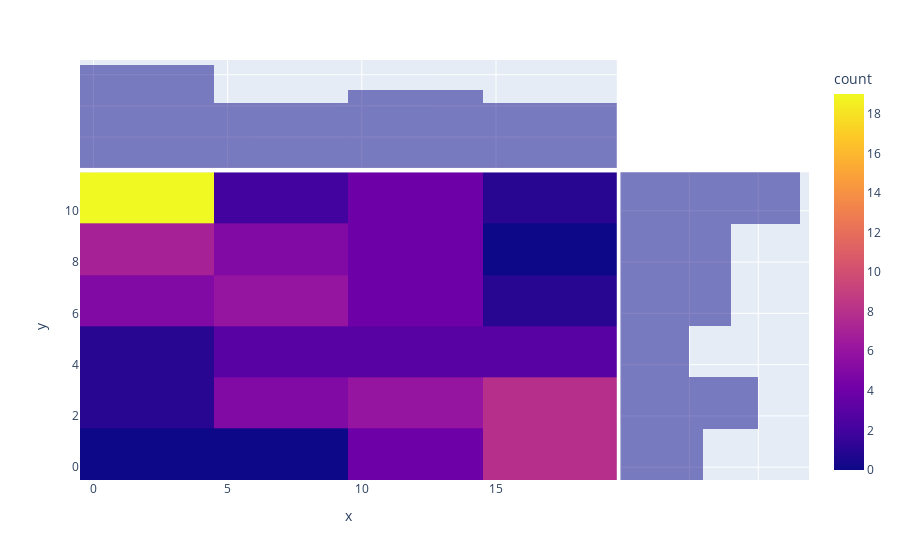

The cell this chart's notebook holds for it:
### Code cell
px.density_heatmap(x=us_and_vs[:, 0], y=us_and_vs[:, 1], marginal_x="histogram", marginal_y="histogram")

### Figure 1 — Plotly figure (JSON) as saved in the notebook; plotly's stock layout.template omitted (floating-point values rounded to 4 significant figures)
{"data": [{"coloraxis": "coloraxis", "hovertemplate": "x=%{x}<br>y=%{y}<br>count=%{z}<extra></extra>", "name": "", "type": "histogram2d", "x": [2, 0, 6, 19, 13, 9, 10, 3, 16, 6, 16, 2, 7, 12, 19, 15, 11, 3, 13, 19, 12, 12, 13, 3, 5, 2, 0, 5, 13, 16, 9, 3, 12, 4, 0, 12, 3, 11, 13, 8, 1, 2, 1, 6, 16, 13, 1, 11, 4, 18, 16, 0, 3, 11, 18, 1, 3, 14, 0, 0, 13, 0, 1, 15, 10, 18, 5, 4, 3, 15, 18, 8, 15, 6, 6, 10, 11, 13, 11, 9, 7, 15, 8, 9, 8, 2, 7, 1, 17, 2, 19, 16, 15, 3, 0, 7, 1, 12, 10, 6], "xaxis": "x", "xbingroup": "x", "y": [3, 11, 6, 0, 6, 9, 11, 11, 10, 5, 4, 11, 9, 1, 0, 1, 2, 10, 9, 0, 10, 8, 7, 9, 9, 7, 10, 10, 5, 5, 6, 11, 3, 6, 11, 2, 11, 1, 6, 2, 6, 10, 11, 5, 3, 2, 8, 5, 8, 3, 2, 11, 10, 5, 6, 9, 8, 1, 11, 10, 6, 11, 6, 3, 10, 2, 7, 9, 4, 2, 0, 6, 0, 9, 11, 3, 9, 9, 0, 3, 3, 4, 3, 9, 7, 10, 3, 8, 0, 6, 2, 1, 2, 11, 11, 4, 11, 2, 10, 6], "yaxis": "y", "ybingroup": "y"}, {"alignmentgroup": "True", "bingroup": "x", "hovertemplate": "x=%{x}<br>count=%{y}<extra></extra>", "legendgroup": "", "marker": {"color": "#0d0887"}, "name": "", "offsetgroup": "", "opacity": 0.5, "showlegend": false, "type": "histogram", "x": [2, 0, 6, 19, 13, 9, 10, 3, 16, 6, 16, 2, 7, 12, 19, 15, 11, 3, 13, 19, 12, 12, 13, 3, 5, 2, 0, 5, 13, 16, 9, 3, 12, 4, 0, 12, 3, 11, 13, 8, 1, 2, 1, 6, 16, 13, 1, 11, 4, 18, 16, 0, 3, 11, 18, 1, 3, 14, 0, 0, 13, 0, 1, 15, 10, 18, 5, 4, 3, 15, 18, 8, 15, 6, 6, 10, 11, 13, 11, 9, 7, 15, 8, 9, 8, 2, 7, 1, 17, 2, 19, 16, 15, 3, 0, 7, 1, 12, 10, 6], "xaxis": "x3", "yaxis": "y3"}, {"alignmentgroup": "True", "bingroup": "y", "hovertemplate": "y=%{y}<br>count=%{x}<extra></extra>", "legendgroup": "", "marker": {"color": "#0d0887"}, "name": "", "offsetgroup": "", "opacity": 0.5, "showlegend": false, "type": "histogram", "xaxis": "x2", "y": [3, 11, 6, 0, 6, 9, 11, 11, 10, 5, 4, 11, 9, 1, 0, 1, 2, 10, 9, 0, 10, 8, 7, 9, 9, 7, 10, 10, 5, 5, 6, 11, 3, 6, 11, 2, 11, 1, 6, 2, 6, 10, 11, 5, 3, 2, 8, 5, 8, 3, 2, 11, 10, 5, 6, 9, 8, 1, 11, 10, 6, 11, 6, 3, 10, 2, 7, 9, 4, 2, 0, 6, 0, 9, 11, 3, 9, 9, 0, 3, 3, 4, 3, 9, 7, 10, 3, 8, 0, 6, 2, 1, 2, 11, 11, 4, 11, 2, 10, 6], "yaxis": "y2"}], "layout": {"barmode": "overlay", "coloraxis": {"colorbar": {"title": {"text": "count"}}, "colorscale": [[0, "#0d0887"], [0.1111, "#46039f"], [0.2222, "#7201a8"], [0.3333, "#9c179e"], [0.4444, "#bd3786"], [0.5556, "#d8576b"], [0.6667, "#ed7953"], [0.7778, "#fb9f3a"], [0.8889, "#fdca26"], [1, "#f0f921"]]}, "legend": {"tracegroupgap": 0}, "margin": {"t": 60}, "xaxis": {"anchor": "y", "domain": [0, 0.7363], "title": {"text": "x"}}, "xaxis2": {"anchor": "y2", "domain": [0.7413, 1], "matches": "x2", "showgrid": true, "showline": false, "showticklabels": false, "ticks": ""}, "xaxis3": {"anchor": "y3", "domain": [0, 0.7363], "matches": "x", "showgrid": true, "showticklabels": false}, "xaxis4": {"anchor": "y4", "domain": [0.7413, 1], "matches": "x2", "showgrid": true, "showline": false, "showticklabels": false, "ticks": ""}, "yaxis": {"anchor": "x", "domain": [0, 0.7326], "title": {"text": "y"}}, "yaxis2": {"anchor": "x2", "domain": [0, 0.7326], "matches": "y", "showgrid": true, "showticklabels": false}, "yaxis3": {"anchor": "x3", "domain": [0.7426, 1], "matches": "y3", "showgrid": true, "showline": false, "showticklabels": false, "ticks": ""}, "yaxis4": {"anchor": "x4", "domain": [0.7426, 1], "matches": "y3", "showgrid": true, "showline": false, "showticklabels": false, "ticks": ""}}}
